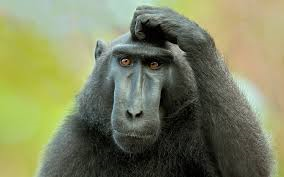
#> input picture numpy_pandas/images/monkey.png, 284 x 177 px; the run also reads 1 picture not shown here
$ jupyter execute --allow-errors numpy_bootcamp_zadania.ipynb   (shell and % lines are left out)
#> lines starting #> are read from the running program, lines starting #| are printed output that depends on the picture
Napisz poniżej funkcję, która wyprintuje Twoje imię i nazwisko:

#> (a cell that did not finish here is left out)

# Indeksowanie, wycinanie, iterowanie - Indexing, Slicing and Iterating

### Stwórz liste sześcianów liczb od 0 do 9

[cell 2]
import numpy as np
a=(np.arange(10))**3
a

### wybierz z listy zaznaczone elementy

[ 0, 1, **8, 27, 64**, 125, 216, 343, 512, 729]


[cell 3]
a[2:5]
a

[ <b>0</b>, 1, <b>8</b>, 27, <b>64</b>, 125, 216, 343, 512, 729]

[cell 4]
a[:5:2]

### przekształć by otrzymać wynik

[-1000, 1,  -1000, 27, -1000,   125,   216,   343,   512, 729]

[cell 5]
a[:5:2] = -1000
a

### Odwróć listę

[cell 6]
a[::-1]

### Sprawdź typ

[cell 7]
a.dtype

### W pętli for wyprintuj dla każdego elementu pierwiastek sześcienny z elementy

[cell 8]
for el in a:
    print(np.cbrt(el))

### Stwórz macierz 10x10 z kwadratami liczb od 1 do 100

[cell 9]
a=np.arange(1,101).reshape(10,10)
a
a=a[5:,5:]

### Stwórz macierz 5x5 gdzie na krawędziach będą 0 a w środku 1

[cell 10]
b= np.zeros((5,5))
b
b[1:-1,1:-1]=1
b

### Stwórz tabliczkę mnożenia liczb od 0 do 9 w postaci dwuwymiarowej macierzy

[cell 11]
a=np.arange(10).reshape(-1,1)
a=a*a.T
a

## Zad 2  Przekształć wczytane obrazki w opisany sposób

[cell 12]
# !pip install opencv-python
import matplotlib.pyplot as plt

[cell 13]
import matplotlib.image as mpimg
im1 = mpimg.imread('images/monkey.png')
#> im1 is the input picture: shape (177, 284, 4) float32; mean R, G, B, A 0.491, 0.511, 0.375, 1
plt.imshow(im1)

[cell 14]
import cv2
im2 = cv2.imread("images/index.jpeg")

[cell 15]
im1.shape
#> Out = (177, 284, 4)

[cell 16]
im2.shape
#> Out = (177, 284, 3)

[cell 17]
plt.imshow(im1)

[cell 18]
plt.imshow(im2)

### stwórz wycinek -  spróbuj wybrać twarz

[cell 19]
plt.imshow(im1[40:160, 100:170])
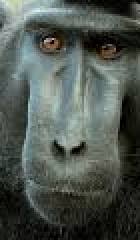
#> shown: shape (120, 70, 4) float32 (shown 2 times larger); mean R, G, B, A 0.309, 0.34, 0.315, 1

### wybierz jeden kolor

[cell 20]
plt.imshow(im1[40:160, 100:170])
red, green, blue = True, False, False
plt.imshow(im2* np.array([red,green,blue]))
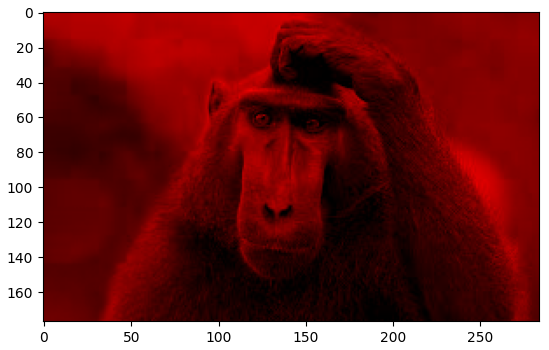
#> figure drawn by matplotlib, 1 panel

### Obrót o wskazaną liczbę stopni

wykorzystaj ndimage.rotate ze scipy

#> (a cell that did not finish here is left out)

### Czarno biały filtr

[cell 22]
plt.imshow(im2* np.array([1,1,1]))

[cell 23]
im3=im2
im3[:,:,0]=im3[:,:,1]
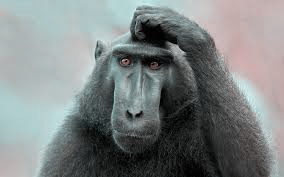
#> im3: shape (177, 284, 3); mean B, G, R 130.3, 130.3, 125.3
im3[:,:,2]=im3[:,:,1]
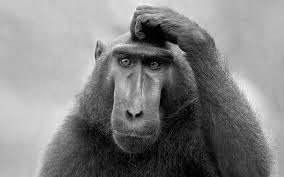
#> im3: shape (177, 284, 3); min 0, max 245, mean 130.3
plt.imshow(im3)

[cell 24]
im4=im2
sum_array=im2.sum(axis=2, keepdims=True)
sum_array=sum_array/10000
sum_array.shape
data=sum_array* np.ones(3)
data.shape
plt.imshow(data)

### Rozmazanie

wykorzystaj `ndimage.gaussian_filter`

Wyślij mi to proszę na adres: korzeniewski@gmail.com, w tytule wpisz "Ćwiczenia z NumPy"

[cell 25]
from scipy.ndimage import gaussian_filter
plt.imshow(gaussian_filter(im2, 7))
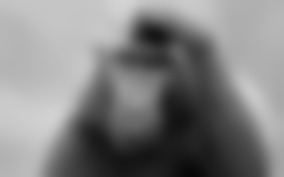
#> shown: shape (177, 284, 3); min 8, max 211, mean 129.3
